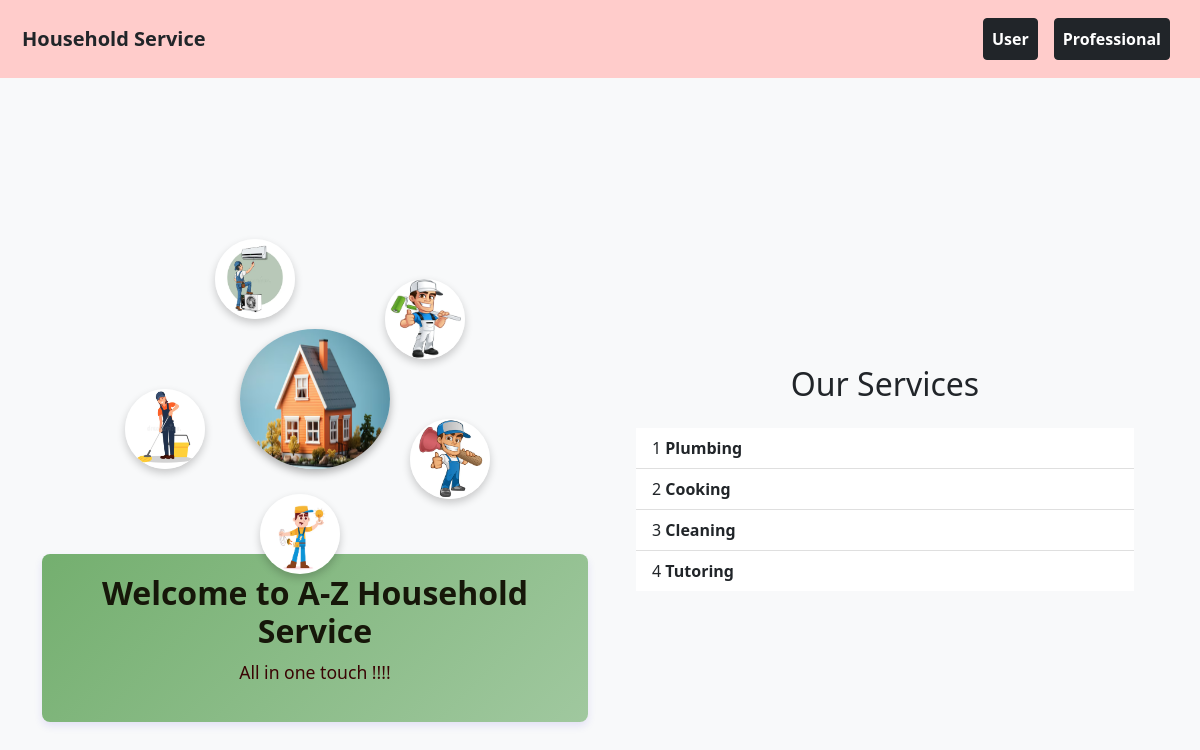
The page / on the database its author committed.
### backend/models.py (models this page shows)
class Service(db.Model):
    __tablename__="service"
    id=db.Column(db.Integer,primary_key=True)
    name=db.Column(db.String,nullable=False)
    basic_price=db.Column(db.Integer,nullable=False)
    Description=db.Column(db.String,nullable=False)
    professionals=db.relationship("Professional_Info",cascade="all,delete",backref="service",lazy=True)
    service_requests=db.relationship("Service_Request",cascade="all,delete",backref="service",lazy=True)

### backend/controller.py (the view)
@app.route("/")
def home():
    service_obj=Service.query.all()
    return render_template("index.html",service_obj=service_obj)

### templates/index.html (shortened to what this page needs)
<!DOCTYPE html>
<html lang="en">
<head>
    <link rel="stylesheet" href="static\styles\style.css">
    <link href="https://cdn.jsdelivr.net/npm/bootstrap@5.0.2/dist/css/bootstrap.min.css" rel="stylesheet">
</head>
<body>
<div class="container-fluid" style="background-color: #ffcccb; padding: 10px;">
    <nav class="navbar navbar-expand-lg navbar-light w-100">
        <div class="container-fluid">
            <a class="navbar-brand text-dark" href="#"><strong>Household Service</strong></a>
            <div class="collapse navbar-collapse justify-content-end" id="navbarNav">
                <ul class="navbar-nav">
                    <li class="nav-item">
                        <a type="button" class="nav-link btn btn-dark mx-2 text-white fw-bold" href="/clogin">User</a>
                    </li>
                    <li class="nav-item">
                        <a type="button" class="nav-link btn btn-dark mx-2 text-white fw-bold" href="/flogin">Professional</a>
                    </li>
                </ul>
            </div>
        </div>
    </nav>
</div>
<div class="d-flex align-items-center vh-100 bg-light">
    <div class="container">
        <div class="row">
            <div class="col-md-6 d-flex flex-column align-items-center me-6">
                <div class="image-circle-container">
                    <img src="static\house.png" alt="Center Image" class="center-image">
                    <img src="static\Ac maintanence.png" alt="Surrounding Image 1" class="surrounding-image image-1">
                    <img src="static\Plumbing.png" alt="Surrounding Image 2" class="surrounding-image image-2">
                    <img src="static\Electrical work.png" alt="Surrounding Image 3" class="surrounding-image image-3">
                    <img src="static\Cleaning.png" alt="Surrounding Image 4" class="surrounding-image image-4">
                    <img src="static\Painting.png" alt="Surrounding Image 5" class="surrounding-image image-5">
                </div>
                <div class="text-box">
                    <h2>Welcome to A-Z Household Service</h2>
                    <p>All in one touch !!!!</p>
                </div>
            </div>
            <div class="col-md-6 d-flex align-items-center justify-content-left">
                <div class="container">
                    <h2 class="text-center mb-4">Our Services</h2>
                    {% if service_obj !=[] %}
                    <ul class="list-group list-group-flush">
                        {% for service in service_obj %}
                        <li class="list-group-item">{{loop.index}} <strong>{{service.name}}</strong></li>
                        {% endfor %}
                    </ul>
                    {% endif %}
                </div>
            </div>
        </div>
    </div>
</div>
</body>
</html>

### static/styles/style.css (style rules this page uses)
.text-box { margin-top: 20px; padding: 20px; background: linear-gradient(135deg,#74af6f, #a0c89f ); border-radius: 8px; box-shadow: 0 4px 8px rgba(38, 8, 206, 0.1); text-align: center; max-width: 600px; margin-left: auto; margin-right: auto; }
.text-box h2 { font-size: 2em; color: #161709; font-weight: bold; }
.text-box p { font-size: 1.1em; color: #3a0404; line-height: 1.6; }
.image-circle-container { position: relative; width: 300px; height: 300px; margin: 0 auto; }
.center-image { position: absolute; top: 55%; left: 50%; transform: translate(-50%, -50%); width: 150px; height: 140px; border-radius: 50%; box-shadow: 0 4px 8px rgba(0, 0, 0, 0.3); }
.surrounding-image { position: absolute; width: 80px; height: 80px; border-radius: 50%; box-shadow: 0 4px 8px rgba(0, 0, 0, 0.2); }
.image-1 { top: 15%; left: 30%; transform: translate(-50%, -50%); }
.image-2 { top: 75%; right: 5%; transform: translate(50%, -50%); }
.image-3 { bottom: 0; left: 45%; transform: translate(-50%, 50%); }
.image-4 { top: 65%; left: 0; transform: translate(-50%, -50%); }
.image-5 { top: 15%; right:0%; }

### rows shown on the page
Service: name "Plumbing"
Service: name "Cooking"
Service: name "Cleaning"
Service: name "Tutoring"
